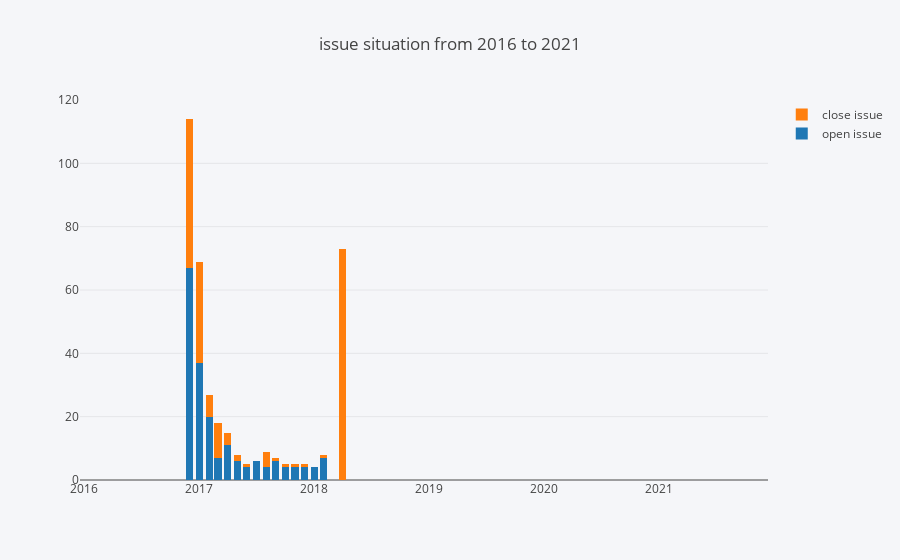

The notebook cell saved with this chart:
### Code cell
task_2.run()

### Figure 1 — Plotly figure (JSON) as saved in the notebook; plotly's stock layout.template omitted (floating-point values rounded to 4 significant figures)
{"data": [{"name": "open issue", "type": "bar", "x": ["2016-01", "2016-02", "2016-03", "2016-04", "2016-05", "2016-06", "2016-07", "2016-08", "2016-09", "2016-10", "2016-11", "2016-12", "2017-01", "2017-02", "2017-03", "2017-04", "2017-05", "2017-06", "2017-07", "2017-08", "2017-09", "2017-10", "2017-11", "2017-12", "2018-01", "2018-02", "2018-03", "2018-04", "2018-05", "2018-06", "2018-07", "2018-08", "2018-09", "2018-10", "2018-11", "2018-12", "2019-01", "2019-02", "2019-03", "2019-04", "2019-05", "2019-06", "2019-07", "2019-08", "2019-09", "2019-10", "2019-11", "2019-12", "2020-01", "2020-02", "2020-03", "2020-04", "2020-05", "2020-06", "2020-07", "2020-08", "2020-09", "2020-10", "2020-11", "2020-12", "2021-01", "2021-02", "2021-03", "2021-04", "2021-05", "2021-06", "2021-07", "2021-08", "2021-09", "2021-10", "2021-11", "2021-12"], "y": [0, 0, 0, 0, 0, 0, 0, 0, 0, 0, 0, 67, 37, 20, 7, 11, 6, 4, 6, 4, 6, 4, 4, 4, 4, 7, 0, 0, 0, 0, 0, 0, 0, 0, 0, 0, 0, 0, 0, 0, 0, 0, 0, 0, 0, 0, 0, 0, 0, 0, 0, 0, 0, 0, 0, 0, 0, 0, 0, 0, 0, 0, 0, 0, 0, 0, 0, 0, 0, 0, 0, 0]}, {"name": "close issue", "type": "bar", "x": ["2016-01", "2016-02", "2016-03", "2016-04", "2016-05", "2016-06", "2016-07", "2016-08", "2016-09", "2016-10", "2016-11", "2016-12", "2017-01", "2017-02", "2017-03", "2017-04", "2017-05", "2017-06", "2017-07", "2017-08", "2017-09", "2017-10", "2017-11", "2017-12", "2018-01", "2018-02", "2018-03", "2018-04", "2018-05", "2018-06", "2018-07", "2018-08", "2018-09", "2018-10", "2018-11", "2018-12", "2019-01", "2019-02", "2019-03", "2019-04", "2019-05", "2019-06", "2019-07", "2019-08", "2019-09", "2019-10", "2019-11", "2019-12", "2020-01", "2020-02", "2020-03", "2020-04", "2020-05", "2020-06", "2020-07", "2020-08", "2020-09", "2020-10", "2020-11", "2020-12", "2021-01", "2021-02", "2021-03", "2021-04", "2021-05", "2021-06", "2021-07", "2021-08", "2021-09", "2021-10", "2021-11", "2021-12"], "y": [0, 0, 0, 0, 0, 0, 0, 0, 0, 0, 0, 47, 32, 7, 11, 4, 2, 1, 0, 5, 1, 1, 1, 1, 0, 1, 0, 73, 0, 0, 0, 0, 0, 0, 0, 0, 0, 0, 0, 0, 0, 0, 0, 0, 0, 0, 0, 0, 0, 0, 0, 0, 0, 0, 0, 0, 0, 0, 0, 0, 0, 0, 0, 0, 0, 0, 0, 0, 0, 0, 0, 0]}], "layout": {"annotations": [], "autosize": true, "barmode": "stack", "paper_bgcolor": "rgba(245,246,249,1)", "plot_bgcolor": "rgba(245,246,249,1)", "showlegend": true, "title": {"text": "issue situation from 2016 to 2021"}, "xaxis": {"autorange": true, "range": ["2015-12-18", "2021-12-15"], "type": "date"}, "yaxis": {"autorange": true, "range": [0, 120], "type": "linear"}}}
